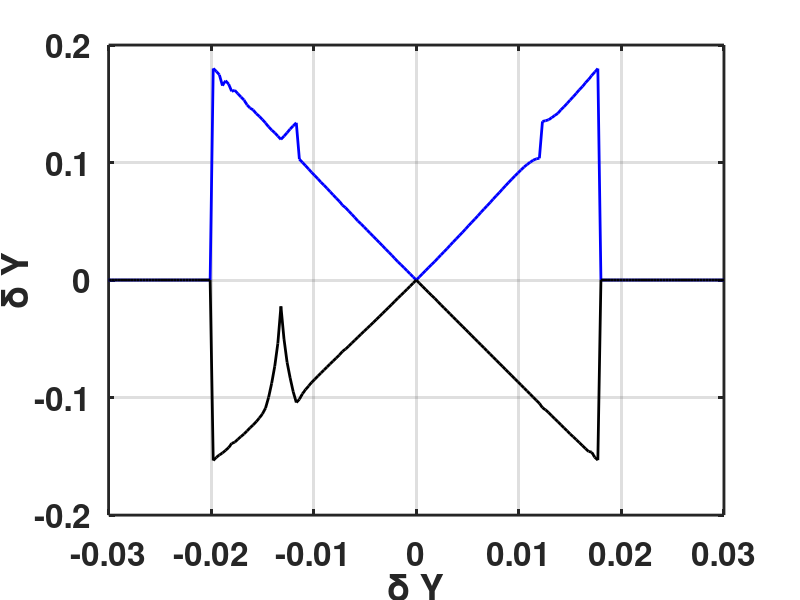

MATLAB code to generate this figure:
DY = load('DeltaY.DAT');

figure
plot(DY(:,1),DY(:,2), 'LineWidth', 2, 'Color', 'blue','DisplayName','\omega_s');
hold on
plot(DY(:,1),DY(:,3), 'LineWidth', 2, 'Color', 'black','DisplayName','\omega_l');
xlabel('\delta Y');
ylabel('\delta Y');
box('on');
grid on;
set(gca,'FontSize',24,'FontWeight','bold','LineWidth',2)